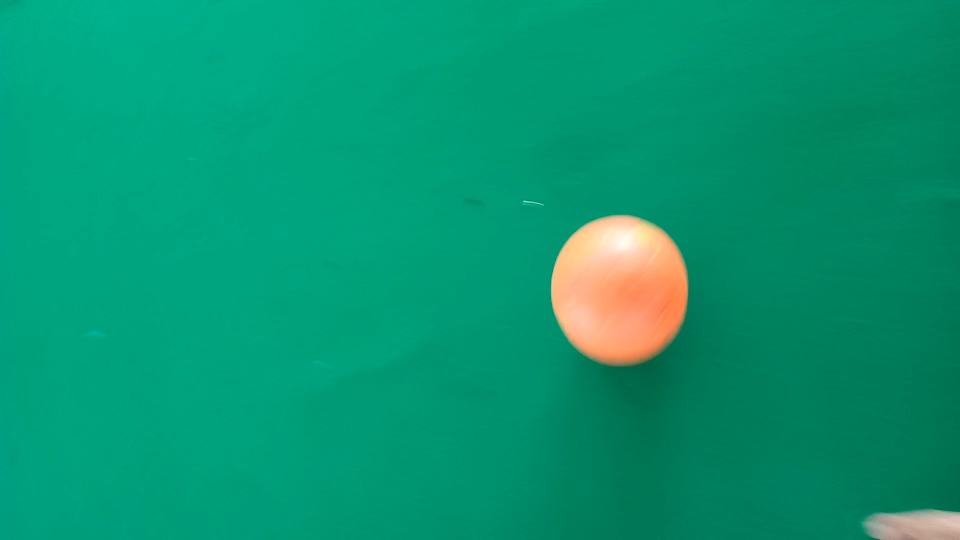
//> input picture openCV/c+=1/gambar/bola_iris.jpg, 1920 x 1080 px, given in place of sampel.mp4, which was not available (shown at 1/2 size)
$ ./main   (built with g++ and OpenCV 4)
//> lines starting //> are read from the running program, lines starting //| are printed output that depends on the picture; after the words box and inside, x2 and y2 are one past the last pixel; in counts of white or black regions, pixels touching at a corner belong together; pictures that were not available may be replaced by others from this repository, and a replacement may not be noted
#include <iostream>
#include <vector>
#include <opencv2/opencv.hpp>
#include <opencv2/highgui/highgui.hpp>
#include <opencv2/imgproc/imgproc.hpp>

using namespace cv;
using namespace std;

int main()
{
    //pengambilan video dari webcam
    VideoCapture webcam("vidio/sampel.mp4");
    webcam.set(CAP_PROP_FRAME_WIDTH, 640);
    webcam.set(CAP_PROP_FRAME_HEIGHT, 360);

    //pembuatan trackbar
    namedWindow("treshold setting", WINDOW_AUTOSIZE);
    int lowh = 0, lows = 9, lowv = 241, highh = 68, highs = 246, highv = 255;

    //pembuatan slider pada trackbar
    createTrackbar("low_hue", "treshold setting", &lowh, 179);
    createTrackbar("high_hue", "treshold setting", &highh, 179);
    createTrackbar("low_saturation", "treshold setting", &lows, 255);
    createTrackbar("high_saturation", "treshold setting", &highs, 255);
    createTrackbar("low_value", "treshold setting", &lowv, 255);
    createTrackbar("high_value", "treshold setting", &highv, 255);

    while (1)
    {
        //pengambilan frame gambar dari video webcam
        Mat gambar_asli;
        webcam.read(gambar_asli);
//> gambar_asli is the input picture: 1080 rows x 1920 cols, CV_8UC3; mean B, G, R 113.3, 150.2, 9

        Size sz = gambar_asli.size();
//> sz = Size(1920, 1080)

        Mat resizeee;
        resize(gambar_asli, resizeee, Size(sz.width * 0.3, sz.height * 0.3));
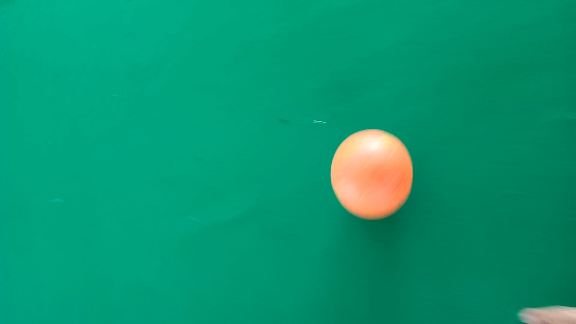
//> resizeee: 324 rows x 576 cols, CV_8UC3; mean B, G, R 113.3, 150.2, 9

        //pengubahan rgb ke hsv
        Mat hasil_berupa_hsv;
        cvtColor(resizeee, hasil_berupa_hsv, COLOR_BGR2HSV);
//> hasil_berupa_hsv: 324 rows x 576 cols, CV_8UC3; mean H, S, V 80, 249.1, 152.6

        //penyaringan
        Mat gambar_tersaring;
        inRange(hasil_berupa_hsv, Scalar(lowh, lows, lowv), Scalar(highh, highs, highv), gambar_tersaring);
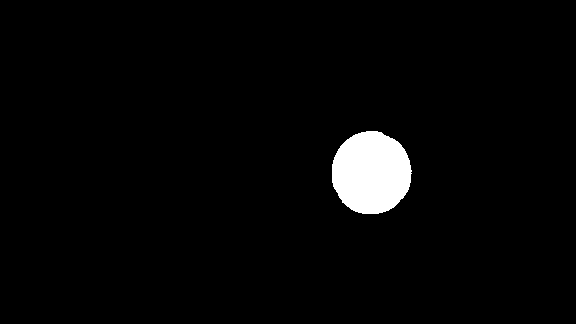
//> gambar_tersaring: 324 rows x 576 cols, CV_8UC1; 2.8% white; 1 white region, box (x1, y1, x2, y2) and area: (332, 131, 412, 214) 5223

        //pen canny an
        Mat ter_canny;
        Canny(gambar_tersaring, ter_canny, 46.0, 78.0, 3, 0);
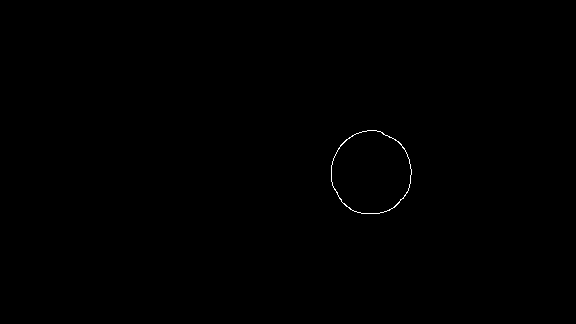
//> ter_canny: 324 rows x 576 cols, CV_8UC1; 0.14% white in thin lines or dots, all inside (x1, y1, x2, y2) = (331, 130, 412, 214)

        //pen-dilate an
        Mat gambar_dilate, kernel_untuk_dilate = getStructuringElement(MORPH_RECT, Size(5, 5));
        dilate(ter_canny, gambar_dilate, kernel_untuk_dilate);
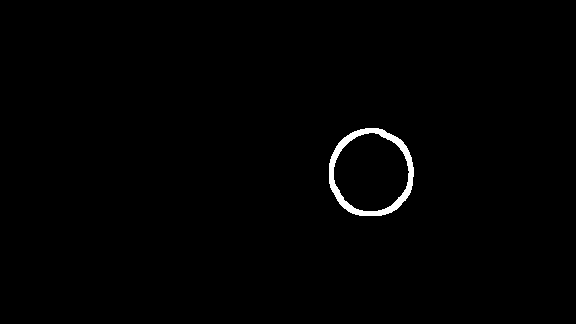
//> gambar_dilate: 324 rows x 576 cols, CV_8UC1; 0.84% white; 1 white region

        // //per_konturan
        Mat hasil_kontur;
        vector<vector<Point>> konturss;
        vector<Vec4i> hirarki;

        findContours(gambar_tersaring, konturss, hirarki, RETR_TREE, CHAIN_APPROX_SIMPLE);
//> konturss = 1 contour; box (x1, y1, x2, y2) and area: (332, 131, 412, 214) 5106; hirarki = 1 item: [-1, -1, -1, -1]

        //filter noisssssssssseeee
        for (int i = 0; i < konturss.size(); i++)
        {
            vector<Point> kontur_baru = konturss[i];
            Point2f center_baru;
            float radius;
            minEnclosingCircle(kontur_baru, center_baru, radius);
            if (radius > 30 && radius < 70)
            {
                cout << "x = " << center_baru.x << endl;
                cout << "y = " << center_baru.y << endl;
                circle(resizeee, center_baru, radius, Scalar(0, 255, 0), 3);
            }

            // [18 lines of commented-out code are left out]
        }
//> this loop made 1 pass
//> (center_baru, radius) on pass 1: (Point(370.3, 172.2), 41.73)
//| x = 370.339
//| y = 172.193
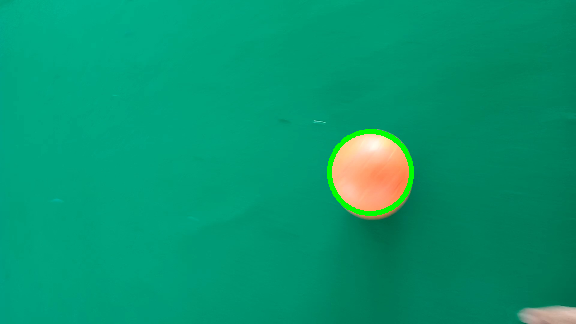
//> resizeee: 324 rows x 576 cols, CV_8UC3; 0.69% of pixels changed, all inside (x1, y1, x2, y2) = (327, 129, 414, 216)
        // [6 lines of commented-out code are left out]
        imshow("rsiadzer", resizeee);

        //delaynya di agak lamakan, biar laptopku gk merasa berat :)
        if (waitKey(1) == 27)
//> the Esc key is pressed
            break;
    }

    return 0;
}
